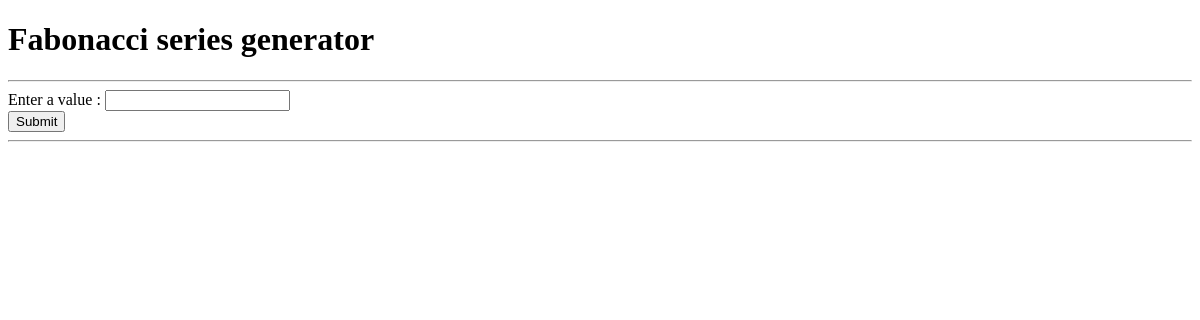
/fibo_archive/, run on an earlier commit of the app's database.
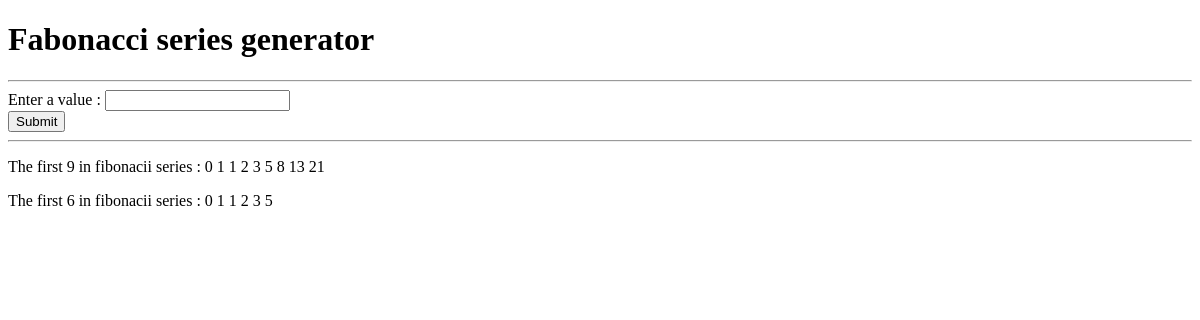
And on a later commit of the database.
### fabi/models.py (models this page shows)
class Fabonacci(models.Model):
    numstr = models.CharField(max_length=20)
    terms = models.CharField(max_length=500)
    def __str__(self):
        return "The first " + str(self.numstr) + " terms in fibonacci series : " + self.terms

### fabi/views.py (the view)
# urls.py: path('fibo_archive/', views.fibo_archive, name='fibo_archive'),
def fibo_archive(request):
    all_series = Fabonacci.objects.all()[::-1]
    print(all_series)
    context = {
        'all_series': all_series
    }
    return render(request, 'fabi/index.html', context)

### fabi/templates/fabi/index.html (shortened to what this page needs)
<!DOCTYPE html>
<html lang="en">
<head>
</head>
<body>
    <h1>Fabonacci series generator</h1>
    <hr>
    <form action = "/fibo_post/" method = "GET">
        <label for="Enter a value">Enter a value :  </label>
        <input id="value" type="text" name="value">
        <br>
        <input type="submit" value="Submit">
        <hr>
    </form>
    {% for series in all_series %}
        <p><span>The first {{series.numstr}} in fibonacii series : {{ series.terms }}</span></p>
    {% endfor %}
</body>
</html>

What changed in the data, as far as the page shows it:
added Fabonacci: numstr "9", terms "0 1 1 2 3 5 8 13 21"
added Fabonacci: numstr "6", terms "0 1 1 2 3 5"
